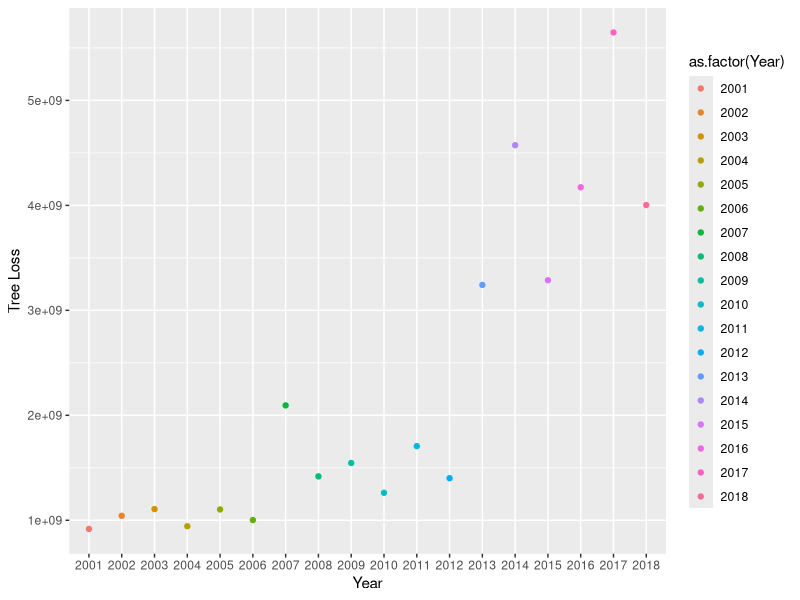
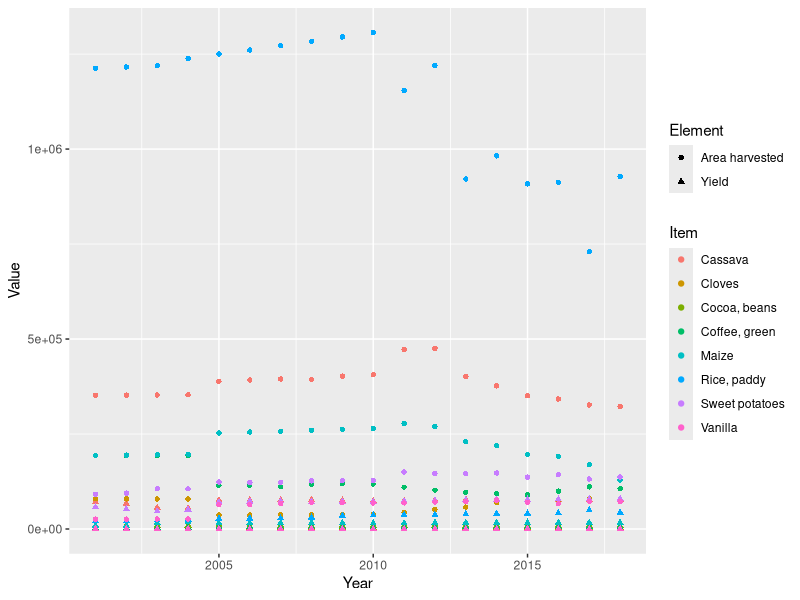
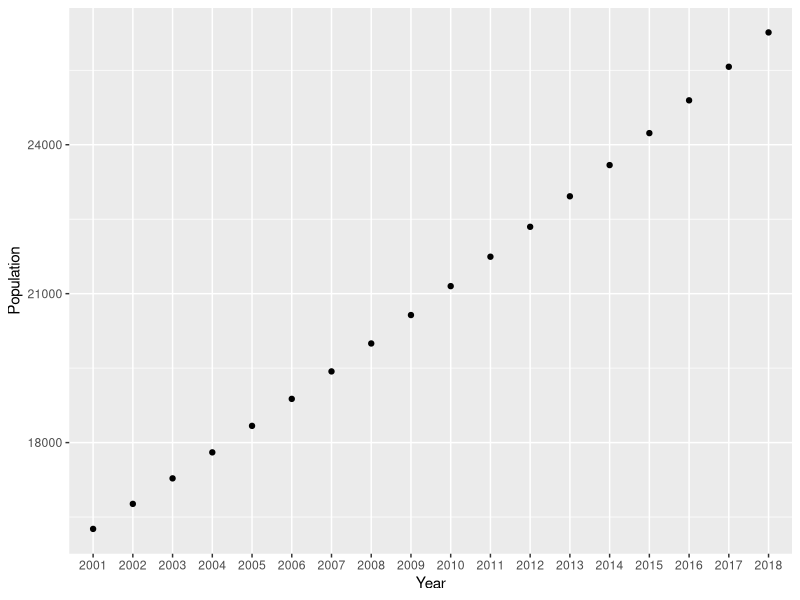
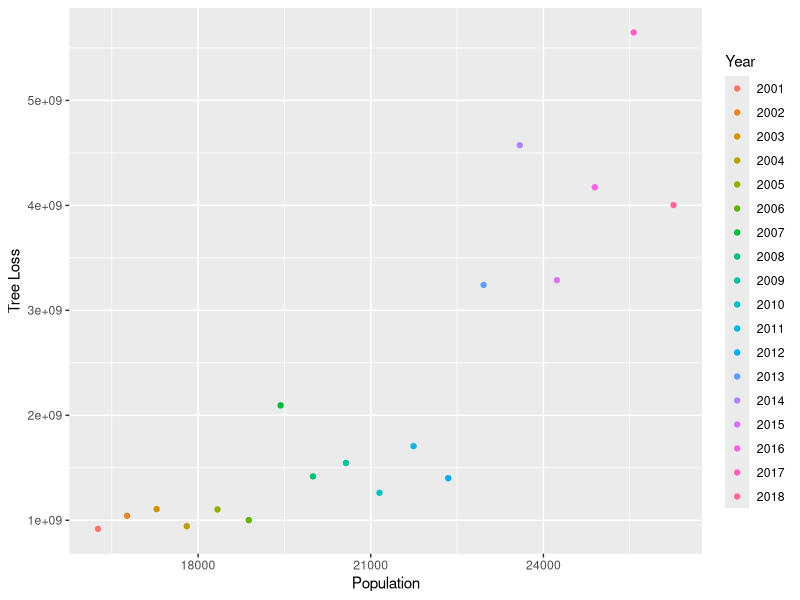
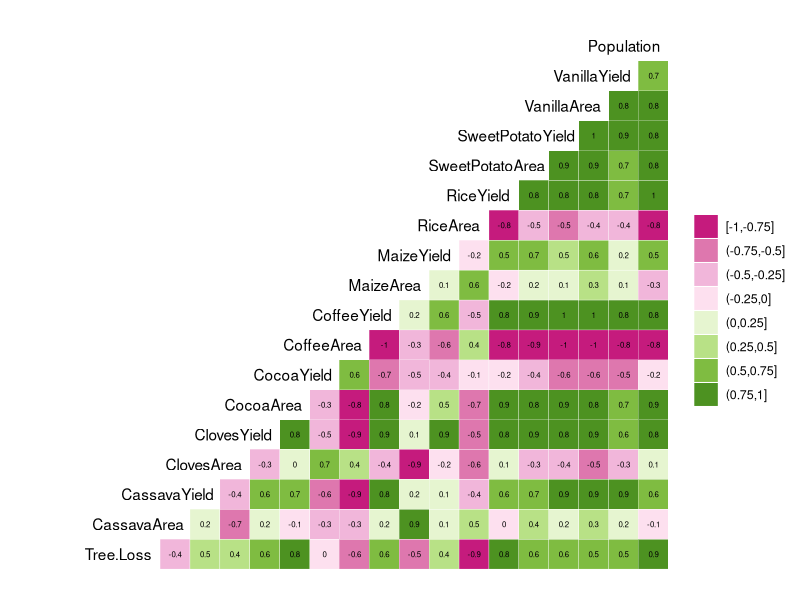
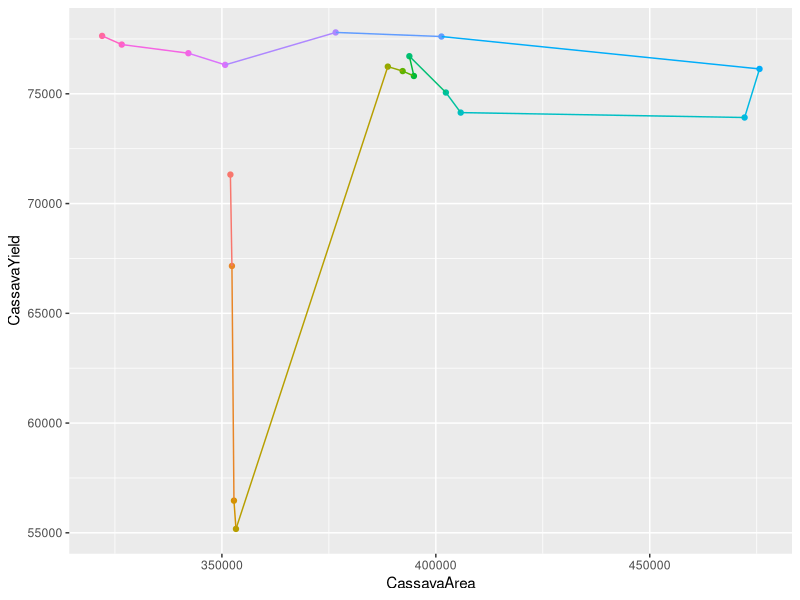
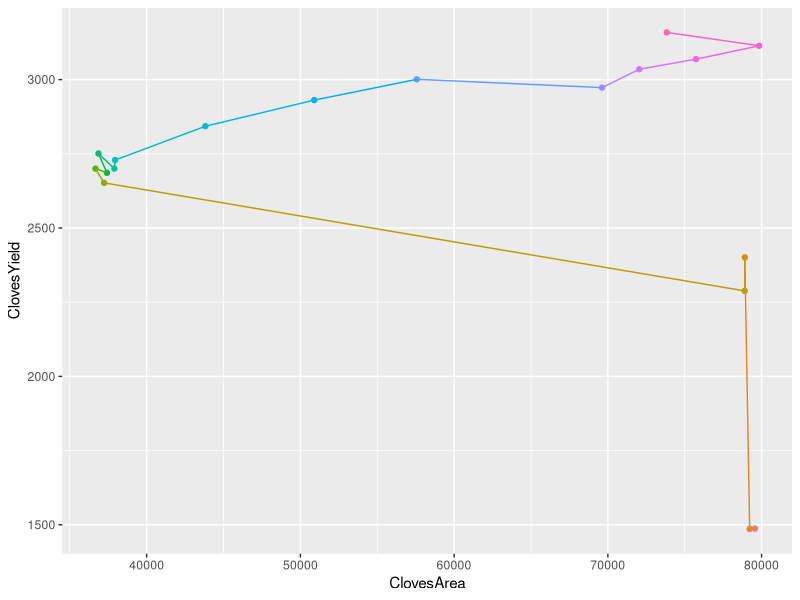
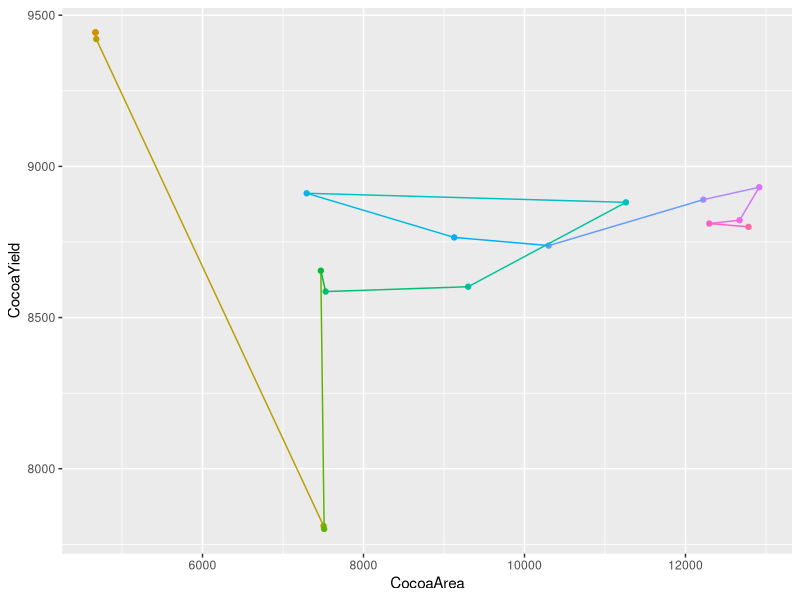

Write the R code that produced these figures, in order. (Note: this script raises an error after producing the figures.)
## ---- chunk 1
knitr::opts_chunk$set(echo = TRUE)
## ---- chunk 2
getwd()
library(tidyverse)
library(ggridges)
library(corrplot)
library(ggplot2)
library(GGally)
library(cowplot)
library(ggpubr)
FullData <- read.csv("../ProcessedData/FullData.csv")
CropData <- read.csv("../RawData/CropData.csv")
## ---- chunk 3
FullData$Year <-as.factor(FullData$Year)

TreeLossByYear <- ggplot(FullData, aes(x = Year, y = Tree.Loss, color = as.factor(Year) )) + 
  geom_point() +
  xlab("Year") +
  ylab("Tree Loss")
TreeLossByYear

## ---- chunk 4
CropPlot <- 
  ggplot(CropData, aes(x = Year, y = Value, shape = Element, color = Item)) +
  geom_point() 
print(CropPlot)
## ---- chunk 5
PopulationByYear <- 
  ggplot(FullData, aes(x = Year, y = Population)) + 
  geom_point() +
  xlab("Year") +
  ylab("Population") 
PopulationByYear

PopulationByTreeLoss <- ggplot(FullData, aes(x = Population, y = Tree.Loss, color = Year )) + 
  geom_point() +
  xlab("Population") +
  ylab("Tree Loss")
PopulationByTreeLoss
## ---- chunk 6
correlation <- ggcorr(FullData, nbreaks = 8, digits = 2, label = TRUE, label_size = 2, hjust = .9, layout.exp = 4, palette = "PiYG")
print(correlation)

## ---- chunk 7
CassavaPlot <- ggplot(FullData, aes(x = CassavaArea, y = CassavaYield, color= Year, group = 1)) + 
  geom_point() + theme(legend.position="none") +
  geom_path()
CassavaPlot

ClovesPlot <- ggplot(FullData, aes(x = ClovesArea, y = ClovesYield, color= Year, group = 1)) + 
  geom_point() + theme(legend.position="none") +
  geom_path()
ClovesPlot

CocoaPlot <- ggplot(FullData, aes(x = CocoaArea, y = CocoaYield, color= Year, group = 1)) + 
  geom_point() + theme(legend.position="none") +
  geom_path()
CocoaPlot

CoffeePlot <- ggplot(FullData, aes(x = CoffeeArea, y = CoffeeYield, color= Year, group = 1)) + 
  geom_point() + theme(legend.position="none") +
  geom_path()
CoffeePlot #very clear example of increased agricultural intensity over time less area needed to create higher yield

MaizePlot <- ggplot(FullData, aes(x = MaizeArea, y = MaizeYield, color= Year, group = 1)) + 
  geom_point() + theme(legend.position="none") +
  geom_path()
MaizePlot

RicePlot <- ggplot(FullData, aes(x = RiceArea, y = RiceYield, color= Year, group = 1)) + 
  geom_point() + theme(legend.position="none") +
  geom_path()
RicePlot #really interesting pattern of increased agricultural intensity - showing learning curve over time 

SweetPotatoPlot <- ggplot(FullData, aes(x = SweetPotatoArea, y = SweetPotatoYield, color= Year, group = 1)) + 
  geom_point() + theme(legend.position="none") +
  geom_path()
SweetPotatoPlot #shows opposite trend - relationship between area and yield appears to remain constant throughout years

VanillaPlot <- ggplot(FullData, aes(x = VanillaArea, y = VanillaYield, color= Year, group = 1)) + 
  geom_point() + theme(legend.position="none") +
  geom_path()
VanillaPlot #shows huge jump in vanilla yield around 2005, then yield and area seem to stabilize (indicating some sort of carryign capacity)



## ---- chunk 8
CassavaIntensity <- FullData$CassavaYield/FullData$CassavaArea
ClovesIntensity <- FullData$ClovesYield/FullData$ClovesArea
CocoaIntensity <- FullData$CocoaYield/FullData$CocoaArea
CoffeeIntensity <- FullData$CoffeeYield/FullData$CoffeeArea
MaizeIntensity <- FullData$MaizeYield/FullData$MaizeArea
RiceIntensity <- FullData$RiceYield/FullData$RiceArea
SweetPotatoIntensity <- FullData$SweetPotatoYield/FullData$SweetPotatoArea
VanillaIntensity <- FullData$VanillaYield/FullData$VanillaArea

## ---- chunk 9
FullData$CassavaIntensity <- CassavaIntensity
FullData$ClovesIntensity <- ClovesIntensity
FullData$CocoaIntensity <- CocoaIntensity
FullData$CoffeeIntensity <- CoffeeIntensity
FullData$MaizeIntensity <- MaizeIntensity
FullData$RiceIntensity <- RiceIntensity
FullData$SweetPotatoIntensity <- SweetPotatoIntensity
FullData$VanillaIntensity <- VanillaIntensity

## ---- chunk 10
 
    geom_point(aes(y = CassavaIntensity, color = Item)) + 
    geom_point(aes(y = ClovesIntensity, color = Year)) +
    geom_point(aes(y = CocoaIntensity, color = Year)) +
    geom_point(aes(y = CoffeeIntensity, color = Year))

ggplot(FullData) +
    geom_point(aes(x = Year, y = CassavaIntensity, color = "Cassava")) + 
    geom_point(aes(x = Year, y = ClovesIntensity, color = "Cloves")) +
    geom_point(aes(x = Year, y = CocoaIntensity, color = "Cocoa")) +
    geom_point(aes(x = Year, y = CoffeeIntensity, color = "Coffee")) +
    geom_point(aes(x = Year, y = MaizeIntensity, color = "Maize")) +
    geom_point(aes(x = Year, y = RiceIntensity, color = "Rice")) +
    geom_point(aes(x = Year, y = SweetPotatoIntensity, color = "Sweet Potato")) +
    geom_point(aes(x = Year, y = VanillaIntensity, color = "Vanilla")) +
    geom_path(aes(x = Year, y = CassavaIntensity, color = "Cassava")) + 
    geom_path(aes(x = Year, y = ClovesIntensity, color = "Cloves")) +
    geom_path(aes(x = Year, y = CocoaIntensity, color = "Cocoa")) +
    geom_path(aes(x = Year, y = CoffeeIntensity, color = "Coffee")) +
    geom_path(aes(x = Year, y = MaizeIntensity, color = "Maize")) +
    geom_path(aes(x = Year, y = RiceIntensity, color = "Rice")) +
    geom_path(aes(x = Year, y = SweetPotatoIntensity, color = "Sweet Potato")) +
    geom_path(aes(x = Year, y = VanillaIntensity, color = "Vanilla")) +
    geom_point(aes(x = Year, y = Scale.Forest, color = "Forest Loss")) +
    geom_path(aes(x = Year, y = Scale.Forest, color = "Forest Loss")) 

    

## ---- chunk 11
BigPlot <- ggarrange(CassavaPlot, ClovesPlot, CocoaPlot, CoffeePlot, MaizePlot, RicePlot, SweetPotatoPlot, VanillaPlot, nrow = 4, ncol = 2, common.legend = T, legend = "right")
print(BigPlot)
## ---- chunk 12
#Crops
hist(CassavaIntensity)
hist(ClovesIntensity)
hist(CocoaIntensity)
hist(CoffeeIntensity)
hist(MaizeIntensity)
hist(RiceIntensity)
hist(SweetPotatoIntensity)
hist(VanillaIntensity)
#Not exactly normal but good enough to move forward with linear regression

#Population
hist(FullData$Population)
#Not exactly normal but need to scale 
Scale.Pop <- scale(FullData$Population)
FullData$Scale.Pop <- Scale.Pop

#Forest Loss
hist(FullData$Tree.Loss)
Scale.Forest <- scale(FullData$Tree.Loss)
FullData$Scale.Forest <- Scale.Forest

## ---- chunk 13
write.csv(FullData, row.names = FALSE, file = "../ProcessedData/FullData.csv")
